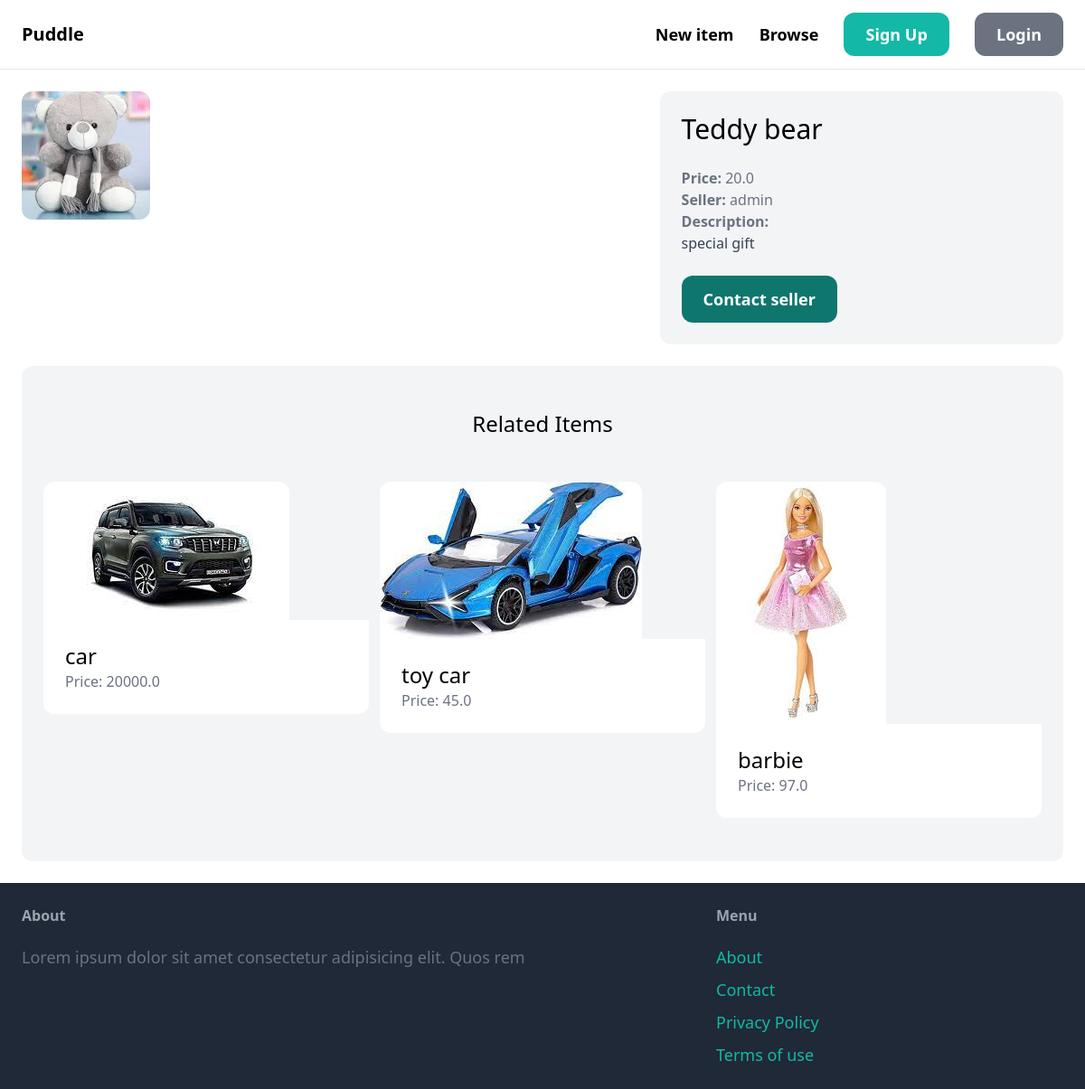
Screenshot of /items/6 with the database file from the repository.
### item/models.py (models this page shows, shortened)
class Item(models.Model):
   category = models.ForeignKey(Category, related_name = 'items', on_delete = models.CASCADE)
   name = models.CharField(max_length=255)
   description = models.TextField(blank=True)
   price = models.FloatField()
   image = models.ImageField(upload_to = 'item_images', blank=True, null=True)
   is_sold = models.BooleanField(default=False)
   created_by = models.ForeignKey(User, related_name = 'items', on_delete = models.CASCADE)
   created_at = models.DateTimeField(auto_now_add=True)

### item/views.py (the view)
# urls.py: path('<int:pk>', views.detail, name='detail'),
def detail(request, pk):
    item = get_object_or_404(Item, pk = pk )
    related_items = Item.objects.filter(category = item.category, is_sold=False).exclude(pk=pk)[0:3]
    return render(request, 'item/detail.html', {
        'item' : item,
        'related_items': related_items
     })

### item/templates/item/detail.html
{% extends 'core/base.html'%} {% block title%} {{item.name}} {%endblock%}
{% block content%}
<div class="grid grid-cols-5 gap-6">
  <div class="col-span-3">
    <img src="{{item.image.url}}" class="rounded-xl" alt="" />
  </div>
  <div class="col-span-2 p-6 bg-gray-100 rounded-xl">
    <h1 class="mb-6 text-3xl">{{item.name}}</h1>
    <p class="text-gray-500"><strong>Price: </strong>{{item.price}}</p>
    <p class="text-gray-500">
      <strong>Seller: </strong>{{item.created_by.username}}
    </p>
    {% if item.description%}
    <p class="text-gray-700">
      <strong class="text-gray-500">Description: </strong><br />
      {{item.description}}
    </p>
    {% endif%}
    <a
      href="#"
      class="inline-block mt-6 px-6 py-3 text-lg font-semibold bg-teal-500 text-white rounded-xl hover: bg-teal-700"
      >Contact seller</a
    >
  </div>
</div>
<div class="mt-6 px-6 py-12 bg-gray-100 rounded-xl">
    <h2 class="mb-12 text-2xl text-center">Related Items</h2>
    <div class="grid grid-cols-3 gap-3">
      {% for item in related_items %}
      <div>
        <a href="{% url 'item:detail' item.id%}">
          <div>
            <img src="{{ item.image.url }}" alt="" class="rounded-t-xl" />
          </div>
          <div class="p-6 bg-white rounded-b-xl">
            <h2 class="text-2xl">{{item.name}}</h2>
            <p class="text-gray-500">Price: {{item.price}}</p>
          </div>
        </a>
      </div>
      {% endfor %}
    </div>
  </div>
{%endblock%}

### rows the page displays
Item: image (picture), name "Teddy bear", price "20.0", created_by.username "admin", description "special gift"
Item: image (picture), name "car", price "20000.0"
Item: image (picture), name "toy car", price "45.0"
Item: image (picture), name "barbie", price "97.0"
